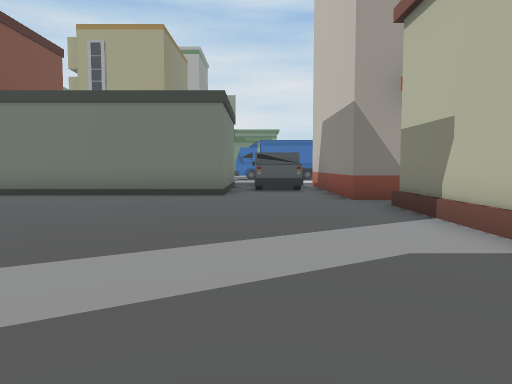
View 1 (above)

24 first-person views from a walk through a Unity game level. The camera is 1.4 m above the floor, tilts 4° down and sees 70° across. The floor is counted in squares, 2 m on a side. Each view is taken from the middle of a square. On the plan, view 1 faces up. The plan holds only what a view shows up to about 11 squares ahead; the rest is blank. The place goes on beyond the plan. The player character is not drawn. Some animated figures are not drawn.

View 2
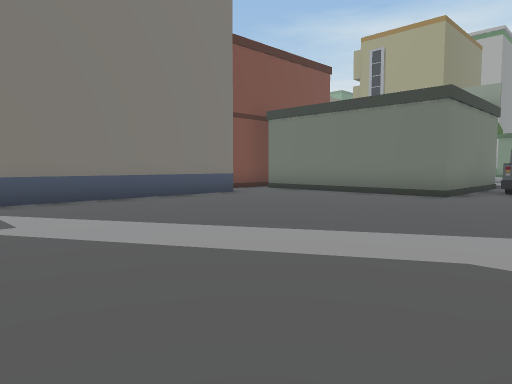

View 3
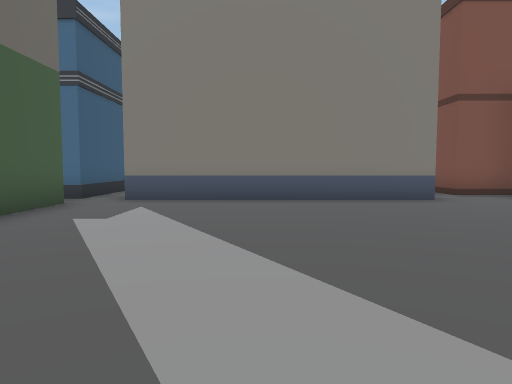

View 4
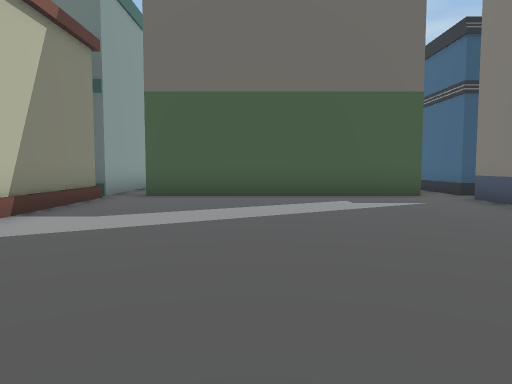

View 5
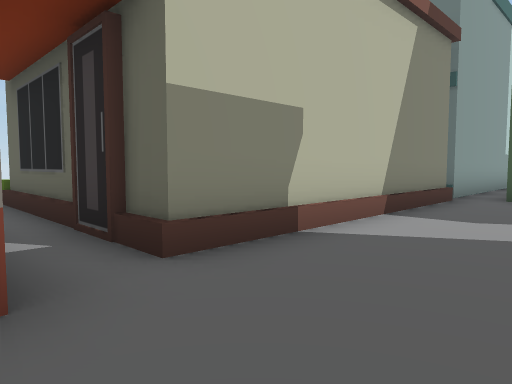

View 6
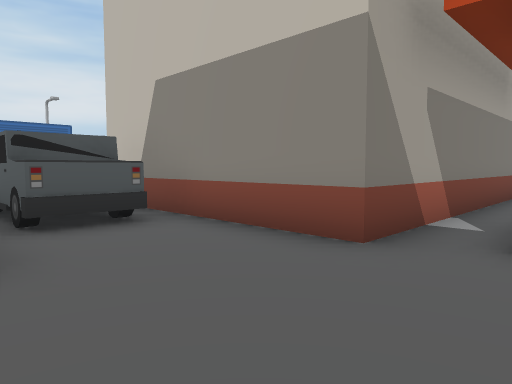

View 7
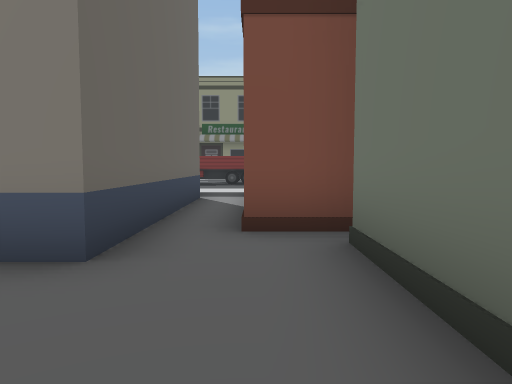

View 8
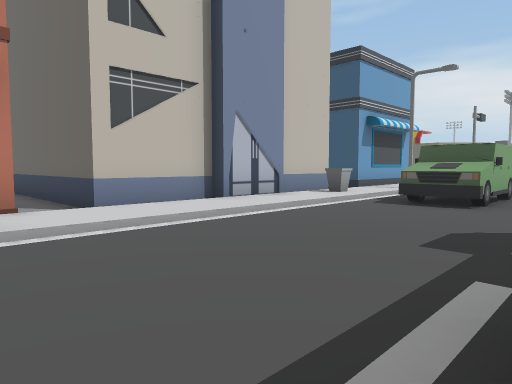

View 9
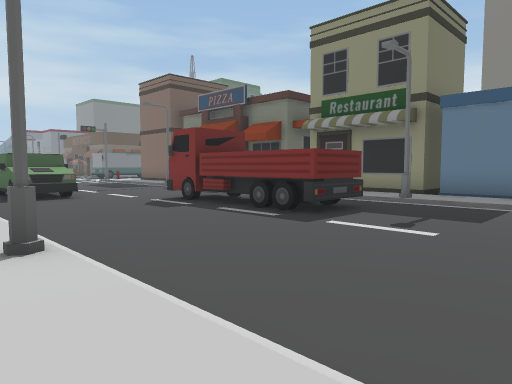

View 10
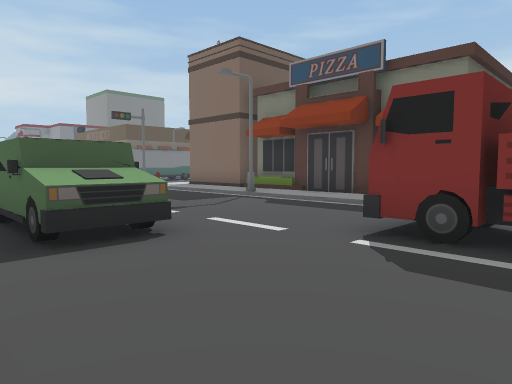

View 11
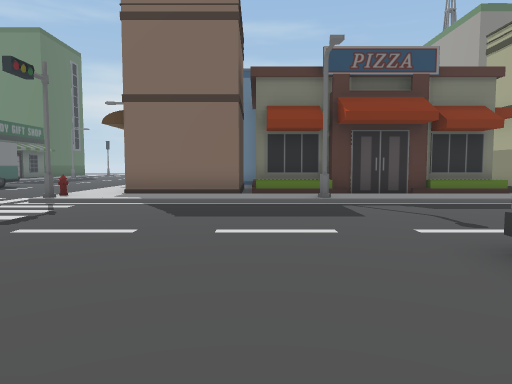

View 12
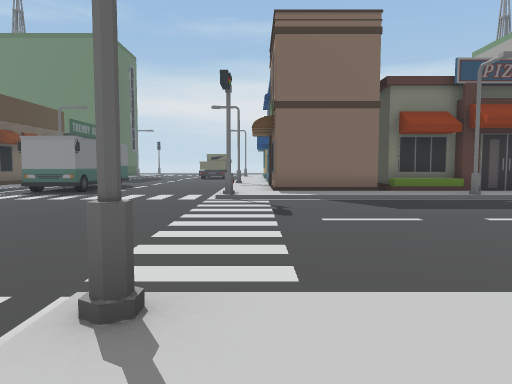

View 13
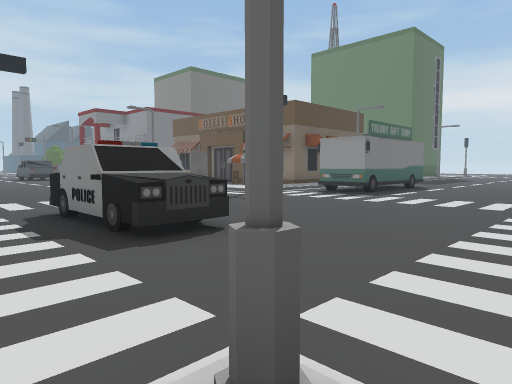

View 14
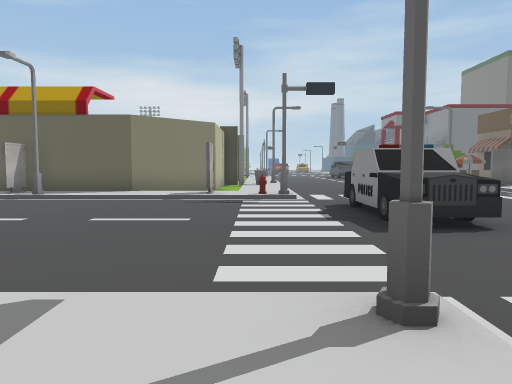

View 15
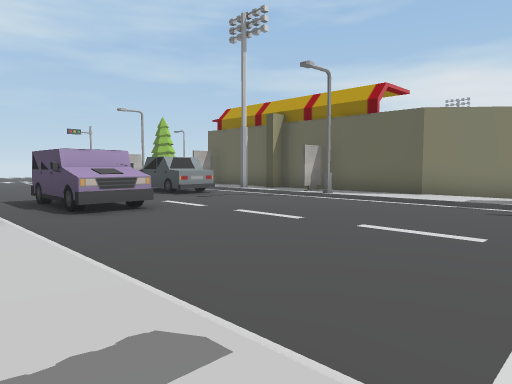

View 16
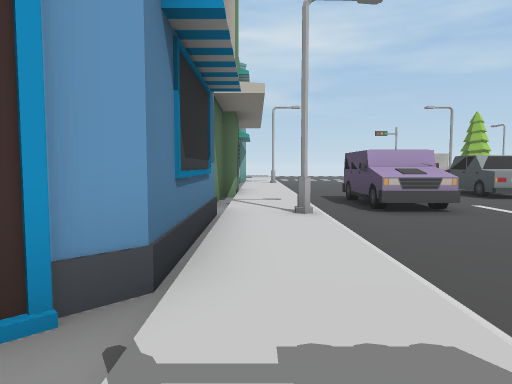

View 17
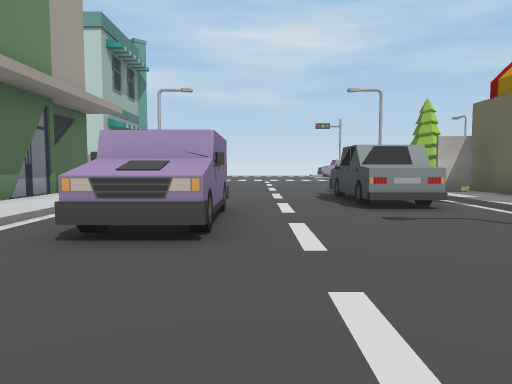

View 18
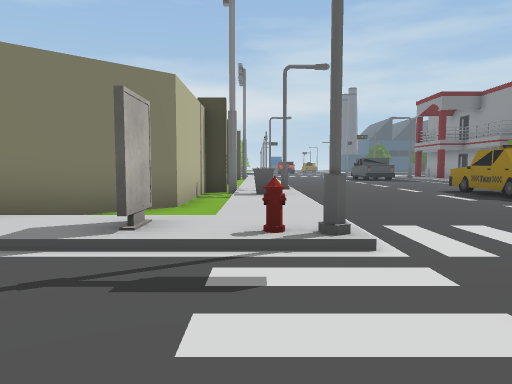

View 19
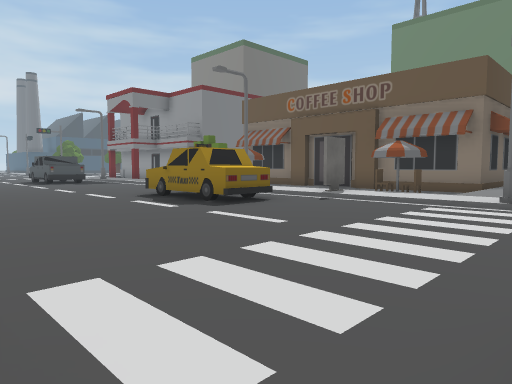

View 20
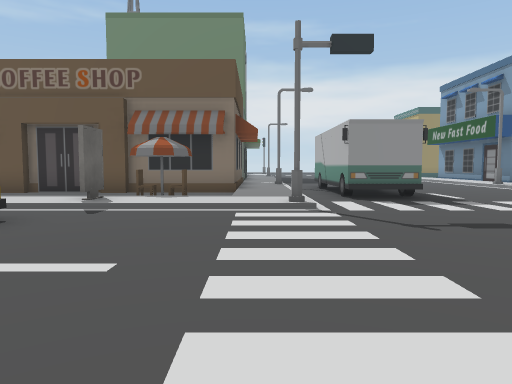

View 21
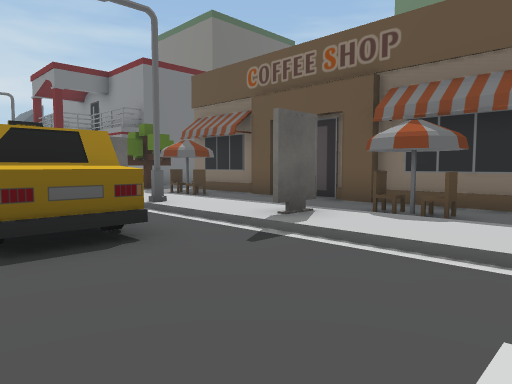

View 22
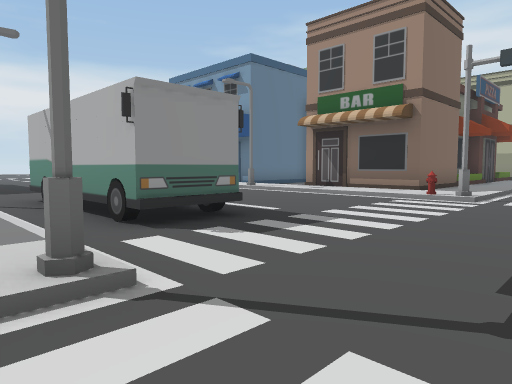

View 23
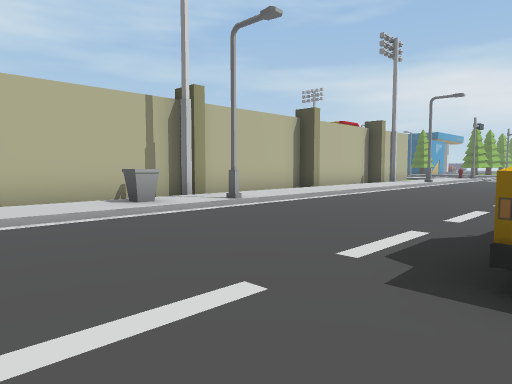

View 24
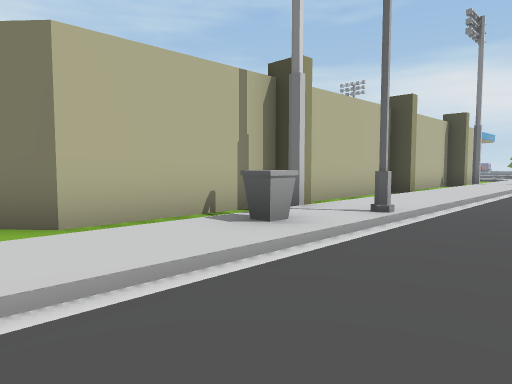

### Floor plan
Key: @ floor where view 1 was taken; # wall or solid block; x gap in a wall; . main floor; : floor 0.25 m higher than the main floor; / step, stairs or slope; ^ raised ledge; T truck; B building; S streetlight; H hydrant; U bus; C car; I billboard; A chair; R tree; O other object.
Columns run from 26 left of view 1 to 5 right of it. Each row starts with its distance up from view 1.
 12            ../:          #TTB
 11       /....../:          #TTB
 10     #:/....../:          #..B
  9     #:S......S:    #######..B
  8   BBB:/.TT.../:#  ##........BBBB
  7     B:/.TT.../:.................
  6     B    T.../:BBBBBB........BBB
  5     B  .TT.../:B    B........B
  4        . T.../:B    B........B
  3 BBBBB:/....../:B    B........B
  2     B:/....OO/:B    B........B
  1     B:/....OO/OB    B........B
  0     B:/....OO/:    .......@..B
 -1     B:S......S:#####xBBBBBBB.BB
 -2     B:/....../      ^       .B
 -3    BB:/....../:     ^       .B
 -4     #:/....../              .B
 -5     #:/....../               B
 -6   ###:/....../:.####xBBBBBBB
 -7   ::::/....../::::::::::::
 -8 O////H/......#//////S/////
 -9 .....................OOO....
-10  ....................OOO....
-11  ..........CC................
-12  ..........CC................
-13    UU.....  C..........CCCC..
-14 UUUUU..................CC
-15 O/////#....../H/////S/////
-16  :::::/....../:I::::I:  ::I
-17 ###..:/....../:..#####   #
-18   #.A:/....../:.##
-19   #..I/....../:.#
-20   #..:/.O..../O.#
-21   #..:/OO..../:.#
-22   #..:S.O....S:##
-23   #..: ....../:.#
-24   #.A:  ...../:.#
-25   #. I   ..../:.#
-26           .../:##
-27    RR     .../:

Where each view was taken, in squares from view 1:
view 1: 0 up, 0 right, facing up
view 2: 0 up, 2 right, facing up-left
view 3: 3 up, 2 right, facing left
view 4: 8 up, 1 left, facing down
view 5: 8 up, 0 right, facing down-right
view 6: 6 up, 1 left, facing up-right
view 7: 8 up, 3 left, facing left
view 8: 9 up, 17 left, facing down-right
view 9: 12 up, 12 left, facing down-left
view 10: 6 up, 13 left, facing down-left
view 11: 3 down, 12 left, facing left
view 12: 7 down, 11 left, facing left
view 13: 7 down, 12 left, facing down-left
view 14: 6 down, 12 left, facing down
view 15: 7 down, 12 left, facing down-right
view 16: 7 down, 12 left, facing right
view 17: 11 down, 9 left, facing right
view 18: 12 down, 12 left, facing down
view 19: 14 down, 13 left, facing down-left
view 20: 16 down, 14 left, facing left
view 21: 16 down, 17 left, facing down-left
view 22: 16 down, 18 left, facing up-left
view 23: 17 down, 18 left, facing down-right
view 24: 17 down, 15 left, facing down-right
